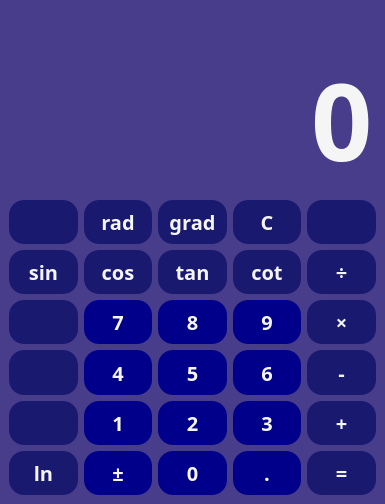
<?xml version="1.0" encoding="UTF-8"?>
<ui version="4.0">
 <class>MainWindow</class>
 <widget class="QMainWindow" name="MainWindow">
  <property name="geometry">
   <rect>
    <x>0</x>
    <y>0</y>
    <width>385</width>
    <height>504</height>
   </rect>
  </property>
  <property name="minimumSize">
   <size>
    <width>270</width>
    <height>425</height>
   </size>
  </property>
  <property name="windowTitle">
   <string>Calculator</string>
  </property>
  <property name="windowIcon">
   <iconset resource="resursiki.qrc">
    <normaloff>:/icons/icons/free-icon-calculator-8289106.png</normaloff>:/icons/icons/free-icon-calculator-8289106.png</iconset>
  </property>
  <property name="styleSheet">
   <string notr="true">QWidget {
    color: #F5FFFA;
    background-color: #483D8B;
    font-family: Kode Mono;
    font-size: 15pt;
    font-weight: 600;
} 

QPushButton {
    background-color: transparent;
    border: none;
}

QPushButton:hover {
    background-color: #1E90FF	;
}

QPushButton:pressed {
    background-color: #4169E1;
}

QPushButton: btn_1 {
    background-color: #000000;
}</string>
  </property>
  <property name="iconSize">
   <size>
    <width>35</width>
    <height>35</height>
   </size>
  </property>
  <widget class="QWidget" name="centralwidget">
   <layout class="QVBoxLayout" name="verticalLayout">
    <item>
     <widget class="QLabel" name="lbl_temp">
      <property name="sizePolicy">
       <sizepolicy hsizetype="Preferred" vsizetype="Maximum">
        <horstretch>0</horstretch>
        <verstretch>0</verstretch>
       </sizepolicy>
      </property>
      <property name="minimumSize">
       <size>
        <width>363</width>
        <height>30</height>
       </size>
      </property>
      <property name="styleSheet">
       <string notr="true">color: #808080;
border-radius: 15px;
font-size: 15pt;</string>
      </property>
      <property name="text">
       <string/>
      </property>
      <property name="alignment">
       <set>Qt::AlignRight|Qt::AlignTrailing|Qt::AlignVCenter</set>
      </property>
     </widget>
    </item>
    <item>
     <widget class="QLineEdit" name="le_entry">
      <property name="sizePolicy">
       <sizepolicy hsizetype="Expanding" vsizetype="Maximum">
        <horstretch>0</horstretch>
        <verstretch>0</verstretch>
       </sizepolicy>
      </property>
      <property name="minimumSize">
       <size>
        <width>363</width>
        <height>140</height>
       </size>
      </property>
      <property name="styleSheet">
       <string notr="true">font-size: 80pt;
color: #F5F5F5;
border-radius: 15px;</string>
      </property>
      <property name="text">
       <string>0</string>
      </property>
      <property name="maxLength">
       <number>35</number>
      </property>
      <property name="alignment">
       <set>Qt::AlignRight|Qt::AlignTrailing|Qt::AlignVCenter</set>
      </property>
      <property name="readOnly">
       <bool>true</bool>
      </property>
     </widget>
    </item>
    <item>
     <layout class="QGridLayout" name="layout_buttons">
      <property name="sizeConstraint">
       <enum>QLayout::SetFixedSize</enum>
      </property>
      <item row="6" column="4">
       <widget class="QPushButton" name="btn_calc">
        <property name="sizePolicy">
         <sizepolicy hsizetype="Minimum" vsizetype="Expanding">
          <horstretch>0</horstretch>
          <verstretch>0</verstretch>
         </sizepolicy>
        </property>
        <property name="styleSheet">
         <string notr="true">QPushButton {
    color: #F5F5F5;
    background-color: #191970;
    border-radius: 15px;
}

QPushButton:hover {
    background-color: #4169E1;
}

QPushButton:pressed {
    background-color: #1E90FF;
}
</string>
        </property>
        <property name="text">
         <string>=</string>
        </property>
        <property name="shortcut">
         <string>Return</string>
        </property>
       </widget>
      </item>
      <item row="6" column="3">
       <widget class="QPushButton" name="btn_dot">
        <property name="sizePolicy">
         <sizepolicy hsizetype="Minimum" vsizetype="Expanding">
          <horstretch>0</horstretch>
          <verstretch>0</verstretch>
         </sizepolicy>
        </property>
        <property name="styleSheet">
         <string notr="true">QPushButton {
    background-color: #00008B;
    border-radius: 15px;
}

QPushButton:hover {
    background-color: #1E90FF;
}

QPushButton:pressed {
    background-color: #4169E1;
}</string>
        </property>
        <property name="text">
         <string>.</string>
        </property>
        <property name="shortcut">
         <string>.</string>
        </property>
       </widget>
      </item>
      <item row="1" column="0">
       <widget class="QPushButton" name="btn_pi">
        <property name="sizePolicy">
         <sizepolicy hsizetype="Minimum" vsizetype="Expanding">
          <horstretch>0</horstretch>
          <verstretch>0</verstretch>
         </sizepolicy>
        </property>
        <property name="styleSheet">
         <string notr="true">QPushButton {
    color: #F5F5F5;
    background-color: #191970;
    border-radius: 15px;
}

QPushButton:hover {
    background-color: #4169E1;
}

QPushButton:pressed {
    background-color: #1E90FF;
}
</string>
        </property>
        <property name="text">
         <string/>
        </property>
        <property name="icon">
         <iconset resource="resursiki.qrc">
          <normaloff>:/icons/icons/free-icon-pi-9800851.png</normaloff>:/icons/icons/free-icon-pi-9800851.png</iconset>
        </property>
        <property name="iconSize">
         <size>
          <width>27</width>
          <height>25</height>
         </size>
        </property>
       </widget>
      </item>
      <item row="4" column="0">
       <widget class="QPushButton" name="btn_step">
        <property name="sizePolicy">
         <sizepolicy hsizetype="Minimum" vsizetype="Expanding">
          <horstretch>0</horstretch>
          <verstretch>0</verstretch>
         </sizepolicy>
        </property>
        <property name="styleSheet">
         <string notr="true">QPushButton {
    color: #F5F5F5;
    background-color: #191970;
    border-radius: 15px;
}

QPushButton:hover {
    background-color: #4169E1;
}

QPushButton:pressed {
    background-color: #1E90FF;
}
</string>
        </property>
        <property name="text">
         <string/>
        </property>
        <property name="icon">
         <iconset resource="resursiki.qrc">
          <normaloff>:/icons/icons/free-icon-step.png</normaloff>:/icons/icons/free-icon-step.png</iconset>
        </property>
        <property name="iconSize">
         <size>
          <width>30</width>
          <height>35</height>
         </size>
        </property>
       </widget>
      </item>
      <item row="1" column="4">
       <widget class="QPushButton" name="btn_backspace">
        <property name="sizePolicy">
         <sizepolicy hsizetype="Minimum" vsizetype="Expanding">
          <horstretch>0</horstretch>
          <verstretch>0</verstretch>
         </sizepolicy>
        </property>
        <property name="cursor">
         <cursorShape>PointingHandCursor</cursorShape>
        </property>
        <property name="styleSheet">
         <string notr="true">QPushButton {
    color: #F5F5F5;
    background-color: #191970;
    border-radius: 15px;
}

QPushButton:hover {
    background-color: #4169E1;
}

QPushButton:pressed {
    background-color: #1E90FF;
}
</string>
        </property>
        <property name="text">
         <string/>
        </property>
        <property name="icon">
         <iconset resource="resursiki.qrc">
          <normaloff>:/icons/icons/free-icon-backspace-5456223.png</normaloff>:/icons/icons/free-icon-backspace-5456223.png</iconset>
        </property>
        <property name="iconSize">
         <size>
          <width>35</width>
          <height>35</height>
         </size>
        </property>
        <property name="shortcut">
         <string>Backspace</string>
        </property>
       </widget>
      </item>
      <item row="1" column="1">
       <widget class="QPushButton" name="btn_rad">
        <property name="sizePolicy">
         <sizepolicy hsizetype="Minimum" vsizetype="Expanding">
          <horstretch>0</horstretch>
          <verstretch>0</verstretch>
         </sizepolicy>
        </property>
        <property name="sizeIncrement">
         <size>
          <width>50</width>
          <height>50</height>
         </size>
        </property>
        <property name="baseSize">
         <size>
          <width>60</width>
          <height>60</height>
         </size>
        </property>
        <property name="styleSheet">
         <string notr="true">QPushButton {
    color: #F5F5F5;
    background-color: #191970;
    border-radius: 15px;
}

QPushButton:hover {
    background-color: #4169E1;
}

QPushButton:pressed {
    background-color: #1E90FF;
}
</string>
        </property>
        <property name="text">
         <string>rad</string>
        </property>
        <property name="iconSize">
         <size>
          <width>40</width>
          <height>40</height>
         </size>
        </property>
       </widget>
      </item>
      <item row="3" column="2">
       <widget class="QPushButton" name="btn_8">
        <property name="sizePolicy">
         <sizepolicy hsizetype="Minimum" vsizetype="Expanding">
          <horstretch>0</horstretch>
          <verstretch>0</verstretch>
         </sizepolicy>
        </property>
        <property name="styleSheet">
         <string notr="true">QPushButton {
    color: #F5F5F5;
    background-color: #00008B;
    border-radius: 15px;
}

QPushButton:hover {
    background-color: #1E90FF;
}

QPushButton:pressed {
    background-color: #4169E1;
}</string>
        </property>
        <property name="text">
         <string>8</string>
        </property>
        <property name="shortcut">
         <string>8</string>
        </property>
       </widget>
      </item>
      <item row="3" column="3">
       <widget class="QPushButton" name="btn_9">
        <property name="sizePolicy">
         <sizepolicy hsizetype="Minimum" vsizetype="Expanding">
          <horstretch>0</horstretch>
          <verstretch>0</verstretch>
         </sizepolicy>
        </property>
        <property name="styleSheet">
         <string notr="true">QPushButton {
    color: #F5F5F5;
    background-color: #00008B;
    border-radius: 15px;
}

QPushButton:hover {
    background-color: #1E90FF;
}

QPushButton:pressed {
    background-color: #4169E1;
}</string>
        </property>
        <property name="text">
         <string>9</string>
        </property>
        <property name="shortcut">
         <string>9</string>
        </property>
       </widget>
      </item>
      <item row="3" column="1">
       <widget class="QPushButton" name="btn_7">
        <property name="sizePolicy">
         <sizepolicy hsizetype="Minimum" vsizetype="Expanding">
          <horstretch>0</horstretch>
          <verstretch>0</verstretch>
         </sizepolicy>
        </property>
        <property name="styleSheet">
         <string notr="true">QPushButton {
    color: #F5F5F5;
    background-color: #00008B;
    border-radius: 15px;
}

QPushButton:hover {
    background-color: #1E90FF;
}

QPushButton:pressed {
    background-color: #4169E1;
}</string>
        </property>
        <property name="text">
         <string>7</string>
        </property>
        <property name="shortcut">
         <string>7</string>
        </property>
       </widget>
      </item>
      <item row="2" column="4">
       <widget class="QPushButton" name="btn_div">
        <property name="sizePolicy">
         <sizepolicy hsizetype="Minimum" vsizetype="Expanding">
          <horstretch>0</horstretch>
          <verstretch>0</verstretch>
         </sizepolicy>
        </property>
        <property name="styleSheet">
         <string notr="true">QPushButton {
    color: #F5F5F5;
    background-color: #191970;
    border-radius: 15px;
}

QPushButton:hover {
    background-color: #4169E1;
}

QPushButton:pressed {
    background-color: #1E90FF;
}
</string>
        </property>
        <property name="text">
         <string>÷</string>
        </property>
        <property name="shortcut">
         <string>/</string>
        </property>
       </widget>
      </item>
      <item row="4" column="1">
       <widget class="QPushButton" name="btn_4">
        <property name="sizePolicy">
         <sizepolicy hsizetype="Minimum" vsizetype="Expanding">
          <horstretch>0</horstretch>
          <verstretch>0</verstretch>
         </sizepolicy>
        </property>
        <property name="styleSheet">
         <string notr="true">QPushButton {
    color: #F5F5F5;
    background-color: #00008B;
    border-radius: 15px;
}

QPushButton:hover {
    background-color: #1E90FF;
}

QPushButton:pressed {
    background-color: #4169E1;
}</string>
        </property>
        <property name="text">
         <string>4</string>
        </property>
        <property name="shortcut">
         <string>4</string>
        </property>
       </widget>
      </item>
      <item row="2" column="0">
       <widget class="QPushButton" name="btn_sin">
        <property name="sizePolicy">
         <sizepolicy hsizetype="Minimum" vsizetype="Expanding">
          <horstretch>0</horstretch>
          <verstretch>0</verstretch>
         </sizepolicy>
        </property>
        <property name="styleSheet">
         <string notr="true">QPushButton {
    color: #F5F5F5;
    background-color: #191970;
    border-radius: 15px;
}

QPushButton:hover {
    background-color: #4169E1;
}

QPushButton:pressed {
    background-color: #1E90FF;
}
</string>
        </property>
        <property name="text">
         <string>sin</string>
        </property>
       </widget>
      </item>
      <item row="3" column="0">
       <widget class="QPushButton" name="btn_sqrt">
        <property name="sizePolicy">
         <sizepolicy hsizetype="Minimum" vsizetype="Expanding">
          <horstretch>0</horstretch>
          <verstretch>0</verstretch>
         </sizepolicy>
        </property>
        <property name="styleSheet">
         <string notr="true">QPushButton {
    color: #F5F5F5;
    background-color: #191970;
    border-radius: 15px;
}

QPushButton:hover {
    background-color: #4169E1;
}

QPushButton:pressed {
    background-color: #1E90FF;
}
</string>
        </property>
        <property name="text">
         <string/>
        </property>
        <property name="icon">
         <iconset resource="resursiki.qrc">
          <normaloff>:/icons/icons/free-icon-math-763284.png</normaloff>:/icons/icons/free-icon-math-763284.png</iconset>
        </property>
        <property name="iconSize">
         <size>
          <width>40</width>
          <height>35</height>
         </size>
        </property>
       </widget>
      </item>
      <item row="1" column="3">
       <widget class="QPushButton" name="btn_clear">
        <property name="sizePolicy">
         <sizepolicy hsizetype="Minimum" vsizetype="Expanding">
          <horstretch>0</horstretch>
          <verstretch>0</verstretch>
         </sizepolicy>
        </property>
        <property name="cursor">
         <cursorShape>PointingHandCursor</cursorShape>
        </property>
        <property name="styleSheet">
         <string notr="true">QPushButton {
    color: #F5F5F5;
    background-color: #191970;
    border-radius: 15px;
}

QPushButton:hover {
    background-color: #4169E1;
}

QPushButton:pressed {
    background-color: #1E90FF;
}
</string>
        </property>
        <property name="text">
         <string>С</string>
        </property>
       </widget>
      </item>
      <item row="3" column="4">
       <widget class="QPushButton" name="btn_mul">
        <property name="sizePolicy">
         <sizepolicy hsizetype="Minimum" vsizetype="Expanding">
          <horstretch>0</horstretch>
          <verstretch>0</verstretch>
         </sizepolicy>
        </property>
        <property name="styleSheet">
         <string notr="true">QPushButton {
    color: #F5F5F5;
    background-color: #191970;
    border-radius: 15px;
}

QPushButton:hover {
    background-color: #4169E1;
}

QPushButton:pressed {
    background-color: #1E90FF;
}
</string>
        </property>
        <property name="text">
         <string>×</string>
        </property>
        <property name="shortcut">
         <string>*</string>
        </property>
       </widget>
      </item>
      <item row="1" column="2">
       <widget class="QPushButton" name="btn__grad">
        <property name="sizePolicy">
         <sizepolicy hsizetype="Minimum" vsizetype="Expanding">
          <horstretch>0</horstretch>
          <verstretch>0</verstretch>
         </sizepolicy>
        </property>
        <property name="maximumSize">
         <size>
          <width>16777215</width>
          <height>16777215</height>
         </size>
        </property>
        <property name="sizeIncrement">
         <size>
          <width>50</width>
          <height>50</height>
         </size>
        </property>
        <property name="baseSize">
         <size>
          <width>50</width>
          <height>50</height>
         </size>
        </property>
        <property name="styleSheet">
         <string notr="true">QPushButton {
    color: #F5F5F5;
    background-color: #191970;
    border-radius: 15px;
}

QPushButton:hover {
    background-color: #4169E1;
}

QPushButton:pressed {
    background-color: #1E90FF;
}
</string>
        </property>
        <property name="text">
         <string>grad</string>
        </property>
        <property name="iconSize">
         <size>
          <width>120</width>
          <height>40</height>
         </size>
        </property>
       </widget>
      </item>
      <item row="2" column="1">
       <widget class="QPushButton" name="btn_cos">
        <property name="sizePolicy">
         <sizepolicy hsizetype="Minimum" vsizetype="Expanding">
          <horstretch>0</horstretch>
          <verstretch>0</verstretch>
         </sizepolicy>
        </property>
        <property name="styleSheet">
         <string notr="true">QPushButton {
    color: #F5F5F5;
    background-color: #191970;
    border-radius: 15px;
}

QPushButton:hover {
    background-color: #4169E1;
}

QPushButton:pressed {
    background-color: #1E90FF;
}
</string>
        </property>
        <property name="text">
         <string>cos</string>
        </property>
       </widget>
      </item>
      <item row="2" column="2">
       <widget class="QPushButton" name="btn_tan">
        <property name="sizePolicy">
         <sizepolicy hsizetype="Minimum" vsizetype="Expanding">
          <horstretch>0</horstretch>
          <verstretch>0</verstretch>
         </sizepolicy>
        </property>
        <property name="styleSheet">
         <string notr="true">QPushButton {
    color: #F5F5F5;
    background-color: #191970;
    border-radius: 15px;
}

QPushButton:hover {
    background-color: #4169E1;
}

QPushButton:pressed {
    background-color: #1E90FF;
}
</string>
        </property>
        <property name="text">
         <string>tan</string>
        </property>
       </widget>
      </item>
      <item row="2" column="3">
       <widget class="QPushButton" name="btn_cot">
        <property name="sizePolicy">
         <sizepolicy hsizetype="Minimum" vsizetype="Expanding">
          <horstretch>0</horstretch>
          <verstretch>0</verstretch>
         </sizepolicy>
        </property>
        <property name="styleSheet">
         <string notr="true">QPushButton {
    color: #F5F5F5;
    background-color: #191970;
    border-radius: 15px;
}

QPushButton:hover {
    background-color: #4169E1;
}

QPushButton:pressed {
    background-color: #1E90FF;
}
</string>
        </property>
        <property name="text">
         <string>cot</string>
        </property>
       </widget>
      </item>
      <item row="4" column="4">
       <widget class="QPushButton" name="btn_sub">
        <property name="sizePolicy">
         <sizepolicy hsizetype="Minimum" vsizetype="Expanding">
          <horstretch>0</horstretch>
          <verstretch>0</verstretch>
         </sizepolicy>
        </property>
        <property name="styleSheet">
         <string notr="true">QPushButton {
    color: #F5F5F5;
    background-color: #191970;
    border-radius: 15px;
}

QPushButton:hover {
    background-color: #4169E1;
}

QPushButton:pressed {
    background-color: #1E90FF;
}
</string>
        </property>
        <property name="text">
         <string>-</string>
        </property>
        <property name="shortcut">
         <string>-</string>
        </property>
       </widget>
      </item>
      <item row="4" column="3">
       <widget class="QPushButton" name="btn_6">
        <property name="sizePolicy">
         <sizepolicy hsizetype="Minimum" vsizetype="Expanding">
          <horstretch>0</horstretch>
          <verstretch>0</verstretch>
         </sizepolicy>
        </property>
        <property name="styleSheet">
         <string notr="true">QPushButton {
    color: #F5F5F5;
    background-color: #00008B;
    border-radius: 15px;
}

QPushButton:hover {
    background-color: #1E90FF;
}

QPushButton:pressed {
    background-color: #4169E1;
}</string>
        </property>
        <property name="text">
         <string>6</string>
        </property>
        <property name="shortcut">
         <string>6</string>
        </property>
       </widget>
      </item>
      <item row="6" column="2">
       <widget class="QPushButton" name="btn_0">
        <property name="sizePolicy">
         <sizepolicy hsizetype="Minimum" vsizetype="Expanding">
          <horstretch>0</horstretch>
          <verstretch>0</verstretch>
         </sizepolicy>
        </property>
        <property name="styleSheet">
         <string notr="true">QPushButton {
    color: #F5F5F5;
    background-color: #00008B;
    border-radius: 15px;
}

QPushButton:hover {
    background-color: #1E90FF;
}

QPushButton:pressed {
    background-color: #4169E1;
}</string>
        </property>
        <property name="text">
         <string>0</string>
        </property>
        <property name="shortcut">
         <string>0</string>
        </property>
       </widget>
      </item>
      <item row="6" column="1">
       <widget class="QPushButton" name="btn_neg">
        <property name="sizePolicy">
         <sizepolicy hsizetype="Minimum" vsizetype="Expanding">
          <horstretch>0</horstretch>
          <verstretch>0</verstretch>
         </sizepolicy>
        </property>
        <property name="styleSheet">
         <string notr="true">QPushButton {
    color: #F5F5F5;
    background-color: #00008B;
    border-radius: 15px;
}

QPushButton:hover {
    background-color: #1E90FF;
}

QPushButton:pressed {
    background-color: #4169E1;
}</string>
        </property>
        <property name="text">
         <string>±</string>
        </property>
        <property name="shortcut">
         <string>-, +</string>
        </property>
       </widget>
      </item>
      <item row="5" column="3">
       <widget class="QPushButton" name="btn_3">
        <property name="sizePolicy">
         <sizepolicy hsizetype="Minimum" vsizetype="Expanding">
          <horstretch>0</horstretch>
          <verstretch>0</verstretch>
         </sizepolicy>
        </property>
        <property name="styleSheet">
         <string notr="true">QPushButton {
    color: #F5F5F5;
    background-color: #00008B;
    border-radius: 15px;
}

QPushButton:hover {
    background-color: #1E90FF;
}

QPushButton:pressed {
    background-color: #4169E1;
}</string>
        </property>
        <property name="text">
         <string>3</string>
        </property>
        <property name="shortcut">
         <string>3</string>
        </property>
       </widget>
      </item>
      <item row="5" column="4">
       <widget class="QPushButton" name="btn_add">
        <property name="sizePolicy">
         <sizepolicy hsizetype="Minimum" vsizetype="Expanding">
          <horstretch>0</horstretch>
          <verstretch>0</verstretch>
         </sizepolicy>
        </property>
        <property name="styleSheet">
         <string notr="true">QPushButton {
    color: #F5F5F5;
    background-color: #191970;
    border-radius: 15px;
}

QPushButton:hover {
    background-color: #4169E1;
}

QPushButton:pressed {
    background-color: #1E90FF;
}
</string>
        </property>
        <property name="text">
         <string>+</string>
        </property>
        <property name="shortcut">
         <string>+</string>
        </property>
       </widget>
      </item>
      <item row="5" column="1">
       <widget class="QPushButton" name="btn_1">
        <property name="sizePolicy">
         <sizepolicy hsizetype="Minimum" vsizetype="Expanding">
          <horstretch>0</horstretch>
          <verstretch>0</verstretch>
         </sizepolicy>
        </property>
        <property name="styleSheet">
         <string notr="true">QPushButton {
    color: #F5F5F5;
    background-color: #00008B;
    border-radius: 15px;
}

QPushButton:hover {
    background-color: #1E90FF;
}

QPushButton:pressed {
    background-color: #4169E1;
}</string>
        </property>
        <property name="text">
         <string>1</string>
        </property>
        <property name="shortcut">
         <string>1</string>
        </property>
       </widget>
      </item>
      <item row="4" column="2">
       <widget class="QPushButton" name="btn_5">
        <property name="sizePolicy">
         <sizepolicy hsizetype="Minimum" vsizetype="Expanding">
          <horstretch>0</horstretch>
          <verstretch>0</verstretch>
         </sizepolicy>
        </property>
        <property name="styleSheet">
         <string notr="true">QPushButton {
    color: #F5F5F5;
    background-color: #00008B;
    border-radius: 15px;
}

QPushButton:hover {
    background-color: #1E90FF;
}

QPushButton:pressed {
    background-color: #4169E1;
}</string>
        </property>
        <property name="text">
         <string>5</string>
        </property>
        <property name="shortcut">
         <string>5</string>
        </property>
       </widget>
      </item>
      <item row="5" column="2">
       <widget class="QPushButton" name="btn_2">
        <property name="sizePolicy">
         <sizepolicy hsizetype="Minimum" vsizetype="Expanding">
          <horstretch>0</horstretch>
          <verstretch>0</verstretch>
         </sizepolicy>
        </property>
        <property name="styleSheet">
         <string notr="true">QPushButton {
    color: #F5F5F5;
    background-color: #00008B;
    border-radius: 15px;
}

QPushButton:hover {
    background-color: #1E90FF;
}

QPushButton:pressed {
    background-color: #4169E1;
}</string>
        </property>
        <property name="text">
         <string>2</string>
        </property>
        <property name="shortcut">
         <string>2</string>
        </property>
       </widget>
      </item>
      <item row="5" column="0">
       <widget class="QPushButton" name="btn_fact">
        <property name="sizePolicy">
         <sizepolicy hsizetype="Minimum" vsizetype="Expanding">
          <horstretch>0</horstretch>
          <verstretch>0</verstretch>
         </sizepolicy>
        </property>
        <property name="styleSheet">
         <string notr="true">QPushButton {
    color: #F5F5F5;
    background-color: #191970;
    border-radius: 15px;
}

QPushButton:hover {
    background-color: #4169E1;
}

QPushButton:pressed {
    background-color: #1E90FF;
}
</string>
        </property>
        <property name="text">
         <string/>
        </property>
        <property name="icon">
         <iconset resource="resursiki.qrc">
          <normaloff>:/icons/icons/free-icon-factorial.png</normaloff>:/icons/icons/free-icon-factorial.png</iconset>
        </property>
        <property name="iconSize">
         <size>
          <width>30</width>
          <height>35</height>
         </size>
        </property>
       </widget>
      </item>
      <item row="6" column="0">
       <widget class="QPushButton" name="btn_ln">
        <property name="enabled">
         <bool>true</bool>
        </property>
        <property name="sizePolicy">
         <sizepolicy hsizetype="Minimum" vsizetype="Expanding">
          <horstretch>0</horstretch>
          <verstretch>0</verstretch>
         </sizepolicy>
        </property>
        <property name="styleSheet">
         <string notr="true">QPushButton {
    color: #F5F5F5;
    background-color: #191970;
    border-radius: 15px;
}

QPushButton:hover {
    background-color: #4169E1;
}

QPushButton:pressed {
    background-color: #1E90FF;
}
</string>
        </property>
        <property name="text">
         <string>ln</string>
        </property>
       </widget>
      </item>
     </layout>
    </item>
   </layout>
  </widget>
 </widget>
 <resources>
  <include location="resursiki.qrc"/>
 </resources>
 <connections/>
</ui>
